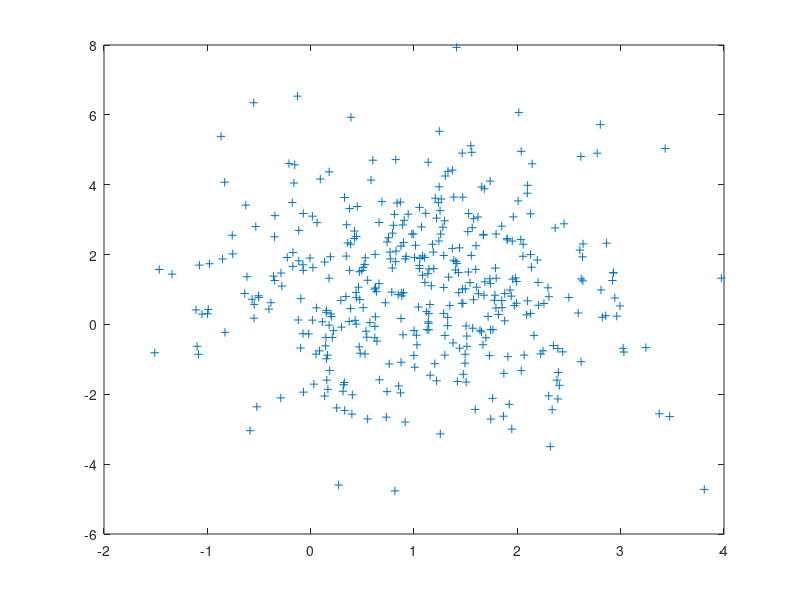

This figure's MATLAB source: (Note: this script raises an error after producing the figure.)


%---------------------Dataset 1-----------------------

data = load('parta_Train1.csv');


class1=[ data(1:400,1) data(1:400,2)];
class2=[ data(401:800,1) data(401:800,2)];



mu0 = sum(class1)/400;
mu1 = sum(class2)/400;
sigma1 = zeros(2);

for i = 1:size(class1,1)
    sigma1 = sigma1 + (class1(i,:) - mu0)'*(class1(i,:) - mu0);
end
sigma1 = sigma1/400 ;

sigma2 = zeros(2);
for i = 1:size(class2,1)
    sigma2 = sigma2 + (class2(i,:) - mu1)'*(class2(i,:) - mu1);
end
sigma2 = sigma2/400 ;


Py0 = @(x,y) (1/((2*pi) * det(sigma1)^0.5)) * exp(-0.5 * ([x y] - mu0) * inv(sigma1) * ([x y] - mu0)') * 0.5;

Py1 = @(x,y) (1/((2*pi) * det(sigma2)^0.5)) * exp(-0.5 * ([x y] - mu1) * inv(sigma2) * ([x y] - mu1)') * 0.5;


A = inv(sigma1) * (mu0 - mu1)';

B = (1/2)*mu1*inv(sigma1)*mu1' - (1/2)*mu0*inv(sigma1)*mu0' ;

Yline =  @(x,y)  [x  y]*A + B;



fig1 = figure;



plot(class1(:,1),class1(:,2),'+');
hold on
plot(class2(:,1),class2(:,2),'rO');
hold on
ezcontour(Py0,[-2,8,-6,14]);
hold on
ezcontour(Py1,[-2,8,-6,14]);grid
ezplot(Yline,[-6,14]);

xlabel('X1');
ylabel('X2');
title('Data points, Decision Boundry and PDF Contours of Dataset 1');
legend('Class1','Class2','Contour 1','Contour 2','Decision Boundry','location','Best');


fig3d = figure;
ezsurf(Py0,[-2,8,-6,14]);
hold on 
ezsurf(Py1,[-2,8,-6,14]);
xlabel('X1');
ylabel('X2');
zlabel('P(X)');
title('Estimated PDFs of Dataset 1');


fig2 = figure;
er = 0;
for i=1 : size(data,1)
    if BClassifier(data(i,1),data(i,2),Py0,Py1) == 1
        if data(i,3)==1
            pl1 = plot(data(i,1),data(i,2),'b+');
            hold on
        else
            pl2 = plot(data(i,1),data(i,2),'mO');
            hold on
            er = er+1;
        end
    else
        if data(i,3)==0
            pl3 = plot(data(i,1),data(i,2),'rO');
            hold on
        else
            pl4 = plot(data(i,1),data(i,2),'m+');
            hold on
            er = er+1;
        end
    end
end
pl5=ezplot(Yline,[-6,14]);

xlabel('X1');
ylabel('X2');
title('Classification of Dataset 1 Train Data');
legend([pl1,pl4,pl3,pl2,pl5] ,'Class1','Misclassified Class1','Class2','Misclassified Class2','Decision Boundry','location','Best');

accuracy = (size(data,1) - er)/size(data,1) *100

data2 = load('parta_Test1.csv');

fig3 = figure;

for i=1 : size(data2,1)
    if BClassifier(data2(i,1),data2(i,2),Py0,Py1) == 1
        if data2(i,3)==1
            pl1= plot(data2(i,1),data2(i,2),'b+');
            hold on
        else
            plot(data2(i,1),data2(i,2),'mO');
            hold on
        end
    else
        if data2(i,3)==0
            pl2 = plot(data2(i,1),data2(i,2),'rO');
            hold on
        else
            plot(data2(i,1),data2(i,2),'m+');
            hold on
        end
    end
end
xlabel('X1');
ylabel('X2');
title('Classification of Dataset 1 Test Data');
legend([pl1,pl2] ,'Class1','Class2','location','Best');
%}
%---------------------Dataset 2-----------------------

data = load('parta_Train2.csv');


class1=[ data(1:400,1) data(1:400,2)];
class2=[ data(401:800,1) data(401:800,2)];



mu0 = sum(class1)/400;
mu1 = sum(class2)/400;
sigma1 = zeros(2);

for i = 1:size(class1,1)
    sigma1 = sigma1 + (class1(i,:) - mu0)'*(class1(i,:) - mu0);
end
sigma1 = sigma1/400 ;

sigma2 = zeros(2);
for i = 1:size(class2,1)
    sigma2 = sigma2 + (class2(i,:) - mu1)'*(class2(i,:) - mu1);
end
sigma2 = sigma2/400 ;


Py0 = @(x,y) (1/((2*pi) * det(sigma1)^0.5)) * exp(-0.5 * ([x y] - mu0) * inv(sigma1) * ([x y] - mu0)') * 0.5;

Py1 = @(x,y) (1/((2*pi) * det(sigma2)^0.5)) * exp(-0.5 * ([x y] - mu1) * inv(sigma2) * ([x y] - mu1)') * 0.5;


A = (-0.5) * (inv(sigma1)-inv(sigma2));

B =  ( inv(sigma1)*mu0' - inv(sigma2)*mu1') ;

C = (-0.5)* ( log(det(inv(sigma1))/det(inv(sigma2)))  +  mu0*inv(sigma1)*mu0' - mu1*inv(sigma2)*mu1') ;

Yline =  @(x,y)  [x  y]*A*[x  y]' + [x  y]*B + C -1;



fig1 = figure;



plot(class1(:,1),class1(:,2),'+');
hold on
plot(class2(:,1),class2(:,2),'rO');
hold on

ezcontour(Py0,[-4,7,-4,7]);
hold on
ezcontour(Py1,[-4,7,-4,7]);grid

ezplot(Yline);


xlabel('X1');
ylabel('X2');
title('Data points, Decision Boundry and PDF Contours of Dataset 2');
legend('Class1','Class2','Contour 1','Contour 2','Decision Boundry','location','Best');

fig3d = figure;
ezsurf(Py0,[-4,7,-4,7]);
hold on 
ezsurf(Py1,[-4,7,-4,7]);
xlabel('X1');
ylabel('X2');
zlabel('P(X)');
title('Estimated PDFs of Dataset 2');


figg = figure;
er = 0;
for i=1 : size(data,1)
    if BClassifier(data(i,1),data(i,2),Py0,Py1) == 1
        if data(i,3)==1
            ll1 = plot(data(i,1),data(i,2),'b+');
            hold on
        else
            ll4 = plot(data(i,1),data(i,2),'mO');
            hold on
            er = er +1;
        end
    else
        if data(i,3)==0
            ll2 = plot(data(i,1),data(i,2),'rO');
            hold on
        else
            ll3 = plot(data(i,1),data(i,2),'m+');
            hold on
            er = er +1;
        end
    end
end
pl5 = ezplot(Yline,[-6,14]);

xlabel('X1');
ylabel('X2');
title('Classification of Dataset 2 Train Data');
legend([ll1,ll2,ll4,pl5], 'Class1','Class2','Misclassified Class2','Decision Boundry');

accuracy = (size(data,1) - er)/size(data,1) *100



data2 = load('parta_Test2.csv');

fig3 = figure;

for i=1 : size(data2,1)
    if BClassifier(data2(i,1),data2(i,2),Py0,Py1) == 1
        if data2(i,3)==1
            pl1 = plot(data2(i,1),data2(i,2),'b+');
            hold on
        else
            plot(data2(i,1),data2(i,2),'mO');
            hold on
        end
    else
        if data2(i,3)==0
            pl2 = plot(data2(i,1),data2(i,2),'rO');
            hold on
        else
            plot(data2(i,1),data2(i,2),'m+');
            hold on
        end
    end
end
xlabel('X1');
ylabel('X2');
title('Classification of Dataset 2 Test Data');
legend([pl1,pl2] ,'Class1','Class2','location','Best');
